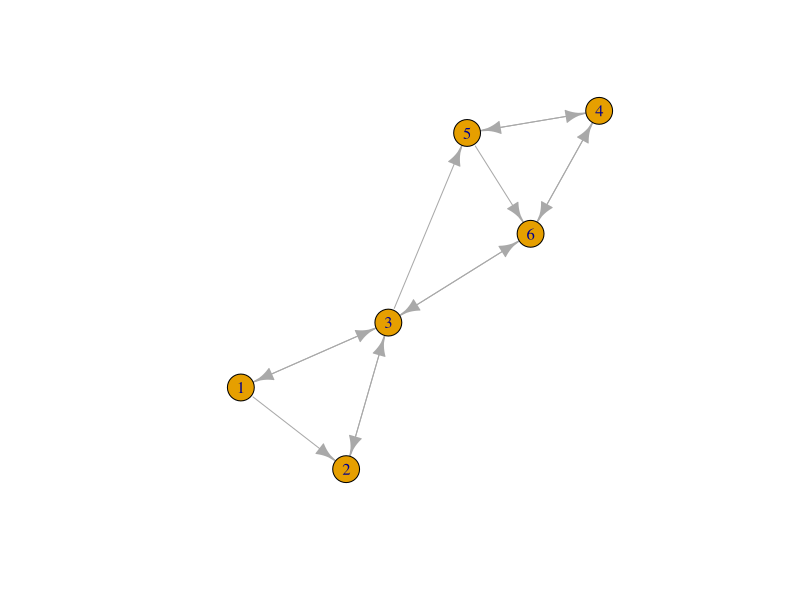

The R script that drew this image:
## ---- chunk 1
library(igraph)
## ---- chunk 2

A <- matrix(c(0,(1/2),(1/2),0,0,0,
              0,0,1,0,0,0,
              (1/4),(1/4),0,0,(1/4),(1/4),
              0,0,0,0,(1/2),(1/2),
              0,0,0,(1/2),0,(1/2),
              0,0,(1/2),(1/2),0,0), nrow=6, ncol=6) 
A

damping_pct <- 0.15
do_decay <- function(mtrx_in){
  return ((1-damping_pct) * mtrx_in + (damping_pct / nrow(mtrx_in)))
}

B <- do_decay(A)
B
## ---- chunk 3
vector_of_ones <- c(1,1,1,1,1,1) 
uniform_rank_vector_r <- vector_of_ones / length(vector_of_ones)
uniform_rank_vector_r

power_iterate <- function(mtrx_in, rank_vector, iteration_number){
  cat(sprintf("power_iterate: %s\n", iteration_number))
  rank_vector <- mtrx_in %*% rank_vector
  if(all(rank_vector == (mtrx_in %*% rank_vector))){
    cat(sprintf("YOUR STABLE RANK IS: %s\n", rank_vector))
    return (mtrx_in)
  }else{
    return (power_iterate(mtrx_in, (mtrx_in %*% rank_vector), (iteration_number+1)))
  }
}

power_iterate(B, uniform_rank_vector_r, 0)
## ---- chunk 4

get_unit_vector <- function(vec){
  return (vec / sqrt(sum(vec^2)))  
}

eigen_vals <- Re(eigen(B)$values)
# The eigen values are sorted from greatest to least, so: 
# http://stackoverflow.com/questions/16616923/find-the-biggest-eigenvalue-in-r
eigen_vals[1]

eigen_vecs <- Re(eigen(B)$vectors[,1])
eigen_vecs[1]

rank_vector_from_printout <- c(0.0773588617577133,0.110236378004742,0.24639464356571,0.186353894445986,0.156559266897257,0.223096955328592)

rank_vector_from_printout / eigen_vecs[1] * eigen_vecs[1]

## ---- chunk 5
# http://www.r-bloggers.com/going-viral-with-rs-igraph-package/
G <- graph(c(1,2,2,3,3,2,1,3,3,1,3,6,6,3,3,5,5,6,6,4,4,6,5,4,4,5), directed = TRUE )
plot(G)

page.rank(G)
